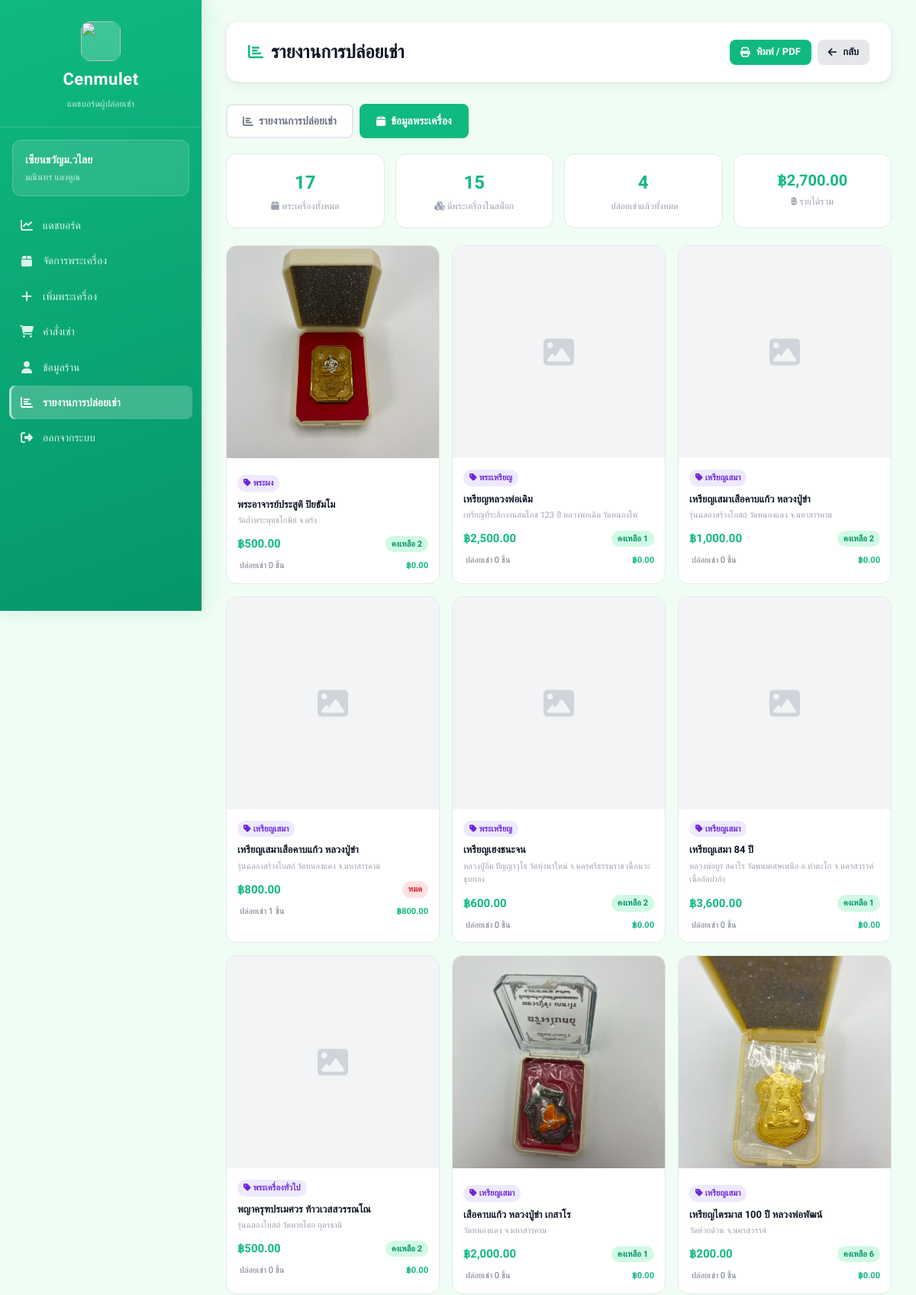
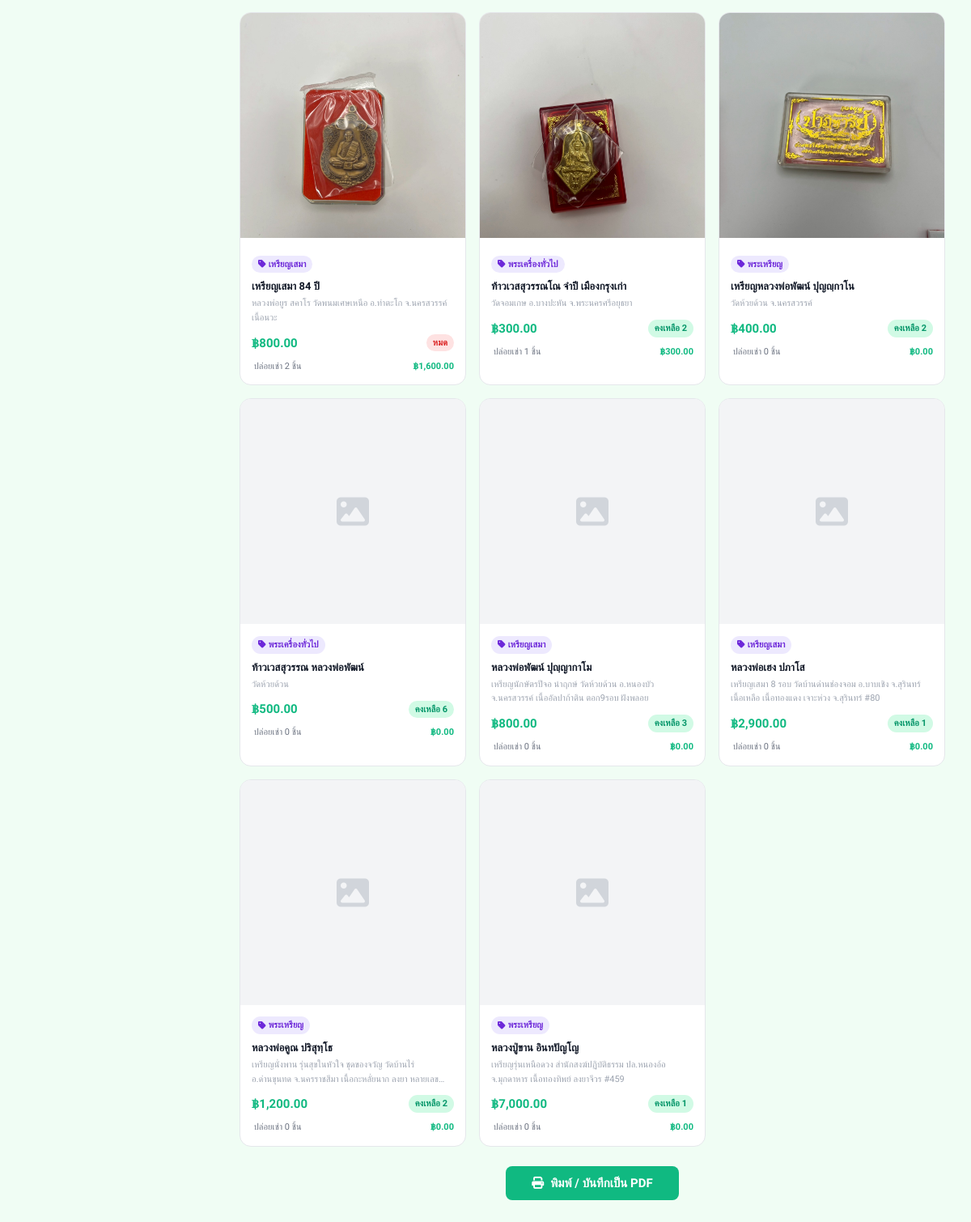
The page /views/seller/report.php?view=products (signed in) on the database its author committed (2 pictures, top to bottom).
### tables this page shows
CREATE TABLE sellers (
    id INTEGER PRIMARY KEY AUTOINCREMENT,
    fullname TEXT,
    store_name TEXT,
    username TEXT UNIQUE,
    password TEXT,
    address TEXT,
    img_store TEXT,
    tel TEXT,
    pay_contax TEXT,
    id_per TEXT,
    img_per TEXT,

    status TEXT DEFAULT 'pending',
    reject_reason TEXT,
    reviewed_at DATETIME
, pay_bank TEXT);

CREATE TABLE amulets (
    id INTEGER PRIMARY KEY AUTOINCREMENT,
    amulet_name TEXT,
    source TEXT,
    quantity INTEGER,
    price REAL,
    image TEXT,
    sellerId INTEGER,
    categoryId INTEGER, is_hidden INTEGER DEFAULT 0,
    FOREIGN KEY (sellerId) REFERENCES sellers(id),
    FOREIGN KEY (categoryId) REFERENCES categories(id)
);

### views/seller/report.php (the view, shortened to what this page needs)
<?php
require_once __DIR__ . "/../../config/db.php";
$seller_id = $_SESSION['user_id'];
$stmt = $db->prepare("SELECT id, fullname, store_name, pay_contax, address, tel FROM sellers WHERE id = :id");
$stmt->execute([':id' => $seller_id]);
$seller = $stmt->fetch(PDO::FETCH_ASSOC);
$view = $_GET['view'] ?? 'sales';
if ($view === 'products') {
    $prod_stmt = $db->prepare("
        SELECT
            a.id,
            a.amulet_name,
            a.source,
            a.price,
            a.quantity,
            c.category_name,
            COALESCE(
                (SELECT ai.image FROM amulet_images ai
                 WHERE ai.amulet_id = a.id
                 ORDER BY ai.sort_order ASC LIMIT 1),
                a.image
            ) AS main_image,
            COALESCE(SUM(oi.quantity), 0)              AS total_sold,
            COALESCE(SUM(oi.quantity * oi.price), 0)   AS revenue
        FROM amulets a
        LEFT JOIN categories c   ON a.categoryId  = c.id
        LEFT JOIN order_items oi ON a.id = oi.amulet_id
        LEFT JOIN orders o       ON oi.order_id = o.id AND o.status = 'completed'
        WHERE a.sellerId = :sid
        GROUP BY a.id
        ORDER BY a.id DESC
    ");
    $prod_stmt->execute([':sid' => $seller_id]);
    $products = $prod_stmt->fetchAll(PDO::FETCH_ASSOC);
    $total_products = count($products);
    $in_stock       = count(array_filter($products, function($p) { return $p['quantity'] > 0; }));
    $total_sold_all = array_sum(array_column($products, 'total_sold'));
    $total_revenue  = array_sum(array_column($products, 'revenue'));
}
?>
<!DOCTYPE html>
<html lang="th">
<head>
    <link rel="stylesheet" href="/public/css/dashboard.css">
    <link rel="stylesheet" href="https://cdnjs.cloudflare.com/ajax/libs/font-awesome/6.5.1/css/all.min.css">
</head>
<body>
<div class="dashboard-container">
    <aside class="sidebar">
        <div class="sidebar-header">
            <img src="/public/images/image.png" alt="">
            <h2>Cenmulet</h2>
            <p>แดชบอร์ดผู้ปล่อยเช่า</p>
        </div>
        <div class="sidebar-user">
            <h3><?php echo htmlspecialchars($seller['store_name']); ?></h3>
            <p><?php echo htmlspecialchars($seller['fullname']); ?></p>
        </div>
        <ul class="sidebar-menu">
            <li><a href="/views/seller/dashboard.php"><i class="fa-solid fa-chart-line"></i> แดชบอร์ด</a></li>
            <li><a href="/views/seller/products.php"><i class="fa-solid fa-box"></i> จัดการพระเครื่อง</a></li>
            <li><a href="/views/seller/add_product.php"><i class="fa-solid fa-plus"></i> เพิ่มพระเครื่อง</a></li>
            <li><a href="/views/seller/orders.php"><i class="fa-solid fa-shopping-cart"></i> คำสั่งเช่า</a></li>
            <li><a href="/views/seller/seller_profile.php"><i class="fa-solid fa-user"></i> ข้อมูลร้าน</a></li>
            <li><a href="/views/seller/report.php" class="active"><i class="fa-solid fa-chart-bar"></i> รายงานการปล่อยเช่า</a></li>
            <li><a href="/auth/logout.php"><i class="fa-solid fa-right-from-bracket"></i> ออกจากระบบ</a></li>
        </ul>
    </aside>
    <main class="main-content">
        <div class="top-bar no-print">
            <h1><i class="fa-solid fa-chart-bar"></i> รายงานการปล่อยเช่า</h1>
            <div style="display:flex;gap:8px">
                <button onclick="window.print()" class="btn btn-primary btn-sm">
                    <i class="fa-solid fa-print"></i> พิมพ์ / PDF
                </button>
                <a href="/views/seller/orders.php" class="btn btn-secondary btn-sm">
                    <i class="fa-solid fa-arrow-left"></i> กลับ
                </a>
            </div>
        </div>
        <div class="view-tabs no-print">
            <a href="?view=sales"
               class="view-tab <?php echo $view === 'sales' ? 'active' : ''; ?>">
                <i class="fa-solid fa-chart-bar"></i> รายงานการปล่อยเช่า
            </a>
            <a href="?view=products"
               class="view-tab <?php echo $view === 'products' ? 'active' : ''; ?>">
                <i class="fa-solid fa-box"></i> ข้อมูลพระเครื่อง
            </a>
        </div>
        <?php if ($view === 'products'): ?>
        <div class="summary-row">
            <div class="summary-box">
                <div class="s-val"><?php echo number_format($total_products); ?></div>
                <div class="s-lbl"><i class="fa-solid fa-box"></i> พระเครื่องทั้งหมด</div>
            </div>
            <div class="summary-box">
                <div class="s-val"><?php echo number_format($in_stock); ?></div>
                <div class="s-lbl"><i class="fa-solid fa-cubes"></i> มีพระเครื่องในสต็อก</div>
            </div>
            <div class="summary-box">
                <div class="s-val"><?php echo number_format($total_sold_all); ?></div>
                <div class="s-lbl"><i class="fa-solid fa-cart-check"></i> ปล่อยเช่าแล้วทั้งหมด</div>
            </div>
            <div class="summary-box">
                <div class="s-val" style="font-size:20px">฿<?php echo number_format($total_revenue, 2); ?></div>
                <div class="s-lbl"><i class="fa-solid fa-baht-sign"></i> รายได้รวม</div>
            </div>
        </div>
        <?php if (count($products) > 0): ?>
        <div class="products-grid no-print">
            <?php foreach ($products as $p): ?>
            <div class="prod-card">
                <?php if (!empty($p['main_image'])): ?>
                    <img class="prod-img"
                         src="/uploads/amulets/<?php echo htmlspecialchars($p['main_image']); ?>"
                         alt="<?php echo htmlspecialchars($p['amulet_name']); ?>"
                         onerror="this.style.display='none';this.nextElementSibling.style.display='flex'">
                    <div class="prod-img-ph" style="display:none"><i class="fa-solid fa-image"></i></div>
                <?php else: ?>
                    <div class="prod-img-ph"><i class="fa-solid fa-image"></i></div>
                <?php endif; ?>
                <div class="prod-body">
                    <?php if (!empty($p['category_name'])): ?>
                    <span class="cat-tag"><i class="fa-solid fa-tag"></i> <?php echo htmlspecialchars($p['category_name']); ?></span>
                    <?php endif; ?>
                    <div class="prod-name"><?php echo htmlspecialchars($p['amulet_name']); ?></div>
                    <div class="prod-source"><?php echo htmlspecialchars($p['source'] ?? ''); ?></div>
                    <div class="prod-meta">
                        <span class="prod-price">฿<?php echo number_format($p['price'], 2); ?></span>
                        <span class="<?php echo $p['quantity'] > 0 ? 'qty-ok' : 'qty-none'; ?>">
                            <?php echo $p['quantity'] > 0 ? 'คงเหลือ ' . number_format($p['quantity']) : 'หมด'; ?>
                        </span>
                    </div>
                    <div class="sold-info">
                        <span><i class="fa-solid fa-cart-check"></i> ปล่อยเช่า <?php echo number_format($p['total_sold']); ?> ชิ้น</span>
                        <span style="color:#10b981;font-weight:600">฿<?php echo number_format($p['revenue'], 2); ?></span>
                    </div>
                </div>
            </div>
            <?php endforeach; ?>
        </div>
        <?php endif; ?>
        <div style="text-align:center;margin-top:20px" class="no-print">
            <button onclick="window.print()" class="btn btn-primary" style="padding:12px 32px;font-size:15px">
                <i class="fa-solid fa-print"></i> พิมพ์ / บันทึกเป็น PDF
            </button>
        </div>
        <?php endif; ?>
    </main>
</div>
</body>
</html>

### public/css/dashboard.css (style rules this page uses)
:root { --primary: #10b981; --primary-dark: #059669; --primary-light: #d1fae5; --admin-primary: #6366f1; --admin-primary-dark: #4f46e5; --bg: #f0fdf4; --bg-admin: #f5f3ff; --white: #ffffff; --border: #e5e7eb; --border-light: #f3f4f6; --text-primary: #111827; --text-secondary:#6b7280; --text-muted: #9ca3af; --success: #10b981; --success-bg: #d1fae5; --warning: #f59e0b; --warning-bg: #fef3c7; --danger: #ef4444; --danger-bg: #fee2e2; --info: #3b82f6; --info-bg: #dbeafe; --sidebar-w: 264px; --radius-sm: 8px; --radius: 12px; --radius-lg: 16px; --shadow: 0 1px 3px rgba(0,0,0,.07), 0 4px 16px rgba(0,0,0,.05); --shadow-md: 0 4px 12px rgba(0,0,0,.10), 0 8px 32px rgba(0,0,0,.06); --transition: all .25s ease; }
*, *::before, *::after { margin: 0; padding: 0; box-sizing: border-box; }
html { scroll-behavior: smooth; }
body { font-family: 'Sarabun', 'Kanit', sans-serif; background: var(--bg); color: var(--text-primary); font-size: 15px; line-height: 1.6; }
.dashboard-container { display: flex; min-height: 100vh; }
.sidebar { width: var(--sidebar-w); background: linear-gradient(160deg, var(--primary) 0%, var(--primary-dark) 100%); color: #fff; padding: 0; position: fixed; top: 0; left: 0; height: 100vh; overflow-y: auto; display: flex; flex-direction: column; z-index: 100; box-shadow: 4px 0 24px rgba(16,185,129,.18); }
.sidebar-header { padding: 28px 24px 20px; border-bottom: 1px solid rgba(255,255,255,.15); display: flex; flex-direction: column; align-items: center; gap: 6px; }
.sidebar-header img { width: 52px; height: 52px; border-radius: 12px; object-fit: cover; background: rgba(255,255,255,.2); }
.sidebar-header h2 { font-size: 22px; font-weight: 700; letter-spacing: .5px; }
.sidebar-header p { font-size: 12px; opacity: .75; }
.sidebar-user { margin: 16px 16px 8px; background: rgba(255,255,255,.12); border: 1px solid rgba(255,255,255,.18); border-radius: var(--radius); padding: 14px 16px; backdrop-filter: blur(8px); }
.sidebar-user h3 { font-size: 14px; font-weight: 600; margin-bottom: 2px; }
.sidebar-user p { font-size: 12px; opacity: .75; }
.sidebar-menu { list-style: none; padding: 8px 12px; flex: 1; }
.sidebar-menu li { margin-bottom: 2px; }
.sidebar-menu a { display: flex; align-items: center; gap: 12px; padding: 11px 14px; color: rgba(255,255,255,.85); text-decoration: none; border-radius: var(--radius-sm); font-size: 14px; font-weight: 500; transition: var(--transition); position: relative; }
.sidebar-menu a i { font-size: 16px; width: 18px; text-align: center; }
.sidebar-menu a.active { background: rgba(255,255,255,.22); color: #fff; font-weight: 600; box-shadow: inset 3px 0 0 rgba(255,255,255,.6); }
.main-content { margin-left: var(--sidebar-w); flex: 1; padding: 28px 32px; min-width: 0; }
.top-bar { background: var(--white); padding: 20px 28px; border-radius: var(--radius-lg); box-shadow: var(--shadow); margin-bottom: 28px; display: flex; justify-content: space-between; align-items: center; border: 1px solid var(--border-light); }
.top-bar h1 { font-size: 24px; font-weight: 700; color: var(--text-primary); display: flex; align-items: center; gap: 10px; }
.top-bar h1 i { color: var(--primary); font-size: 20px; }
.btn { display: inline-flex; align-items: center; gap: 8px; padding: 10px 20px; border-radius: var(--radius-sm); font-size: 14px; font-weight: 600; font-family: inherit; text-decoration: none; cursor: pointer; border: none; transition: var(--transition); white-space: nowrap; }
.btn-primary { background: var(--primary); color: #fff; }
.btn-secondary { background: var(--border); color: var(--text-primary); }
.btn-sm { padding: 6px 14px; font-size: 13px; }

### rows shown on the page
sellers: store_name "เซียนขวัญม.วไลย", fullname "มณินทร แดงคูณ"
amulets: shows a picture, category_name "พระผง", amulet_name "พระอาจารย์ประสูติ ปิยธัมโม", source "วัดถ้ำพระพุทธโกษีย์ จ.ตรัง", price "500.00", quantity "2", total_sold "0", revenue "0.00"
amulets: category_name "พระเหรียญ", amulet_name "เหรียญหลวงพ่อเดิม", source "เหรียญที่ระลึกงานสมโภช 123 ปี หลวงพ่อเดิม วัดหนองโพ", price "2,500.00", quantity "1", total_sold "0", revenue "0.00"
amulets: category_name "เหรียญเสมา", amulet_name "เหรียญเสมาเสือคาบแก้ว หลวงปู่ขำ", source "รุ่นฉลองสร้างโบสถ์ วัดหนองแดง จ.มหาสารคาม", price "1,000.00", quantity "2", total_sold "0", revenue "0.00"
amulets: category_name "เหรียญเสมา", amulet_name "เหรียญเสมาเสือคาบแก้ว หลวงปู่ขำ", source "รุ่นฉลองสร้างโบสถ์ วัดหนองแดง จ.มหาสารคาม", price "800.00", quantity "หมด", total_sold "1", revenue "800.00"
amulets: category_name "พระเหรียญ", amulet_name "เหรียญเฮงชนะจน", source "หลวงปู่อิ่ม ปัญญาวุโธ วัดทุ่งนาใหม่ จ.นครศรีธรรมราช เนื้อนวะชุบทอง", price "600.00", quantity "2", total_sold "0", revenue "0.00"
amulets: category_name "เหรียญเสมา", amulet_name "เหรียญเสมา 84 ปี", source "หลวงพ่อยูร สคาโร วัดพนมเศษเหนือ อ.ท่าตะโก จ.นครสวรรค์ เนื้ออัลปาก้า", price "3,600.00", quantity "1", total_sold "0", revenue "0.00"
amulets: category_name "พระเครื่องทั่วไป", amulet_name "พญาครุฑปรเมศวร ท้าวเวสสวรรณโณ", source "รุ่นฉลองโบสถ์ วัดหายโศก อุดรธานี", price "500.00", quantity "2", total_sold "0", revenue "0.00"
amulets: shows a picture, category_name "เหรียญเสมา", amulet_name "เสือคาบแก้ว หลวงปู่ขำ เกสาโร", source "วัดหนองแดง จ.มหาสารคาม", price "2,000.00", quantity "1", total_sold "0", revenue "0.00"
amulets: shows a picture, category_name "เหรียญเสมา", amulet_name "เหรียญไตรมาส 100 ปี หลวงพ่อพัฒน์", source "วัดห้วยด้วน จ.นครสวรรค์", price "200.00", quantity "6", total_sold "0", revenue "0.00"
amulets: shows a picture, category_name "เหรียญเสมา", amulet_name "เหรียญเสมา 84 ปี", source "หลวงพ่อยูร สคาโร วัดพนมเศษเหนือ อ.ท่าตะโก จ.นครสวรรค์ เนื้อนวะ", price "800.00", quantity "หมด", total_sold "2", revenue "1,600.00"
amulets: shows a picture, category_name "พระเครื่องทั่วไป", amulet_name "ท้าวเวสสุวรรณโณ จำปี เมืองกรุงเก่า", source "วัดจอมเกษ อ.บางปะหัน จ.พระนครศรีอยุธยา", price "300.00", quantity "2", total_sold "1", revenue "300.00"
amulets: shows a picture, category_name "พระเหรียญ", amulet_name "เหรียญหลวงพ่อพัฒน์ ปุญญฺกาโน", source "วัดห้วยด้วน จ.นครสวรรค์", price "400.00", quantity "2", total_sold "0", revenue "0.00"
amulets: category_name "พระเครื่องทั่วไป", amulet_name "ท้าวเวสสุวรรณ หลวงพ่อพัฒน์", source "วัดห้วยด้วน", price "500.00", quantity "6", total_sold "0", revenue "0.00"
amulets: category_name "เหรียญเสมา", amulet_name "หลวงพ่อพัฒน์ ปุญฺญากาโม", source "เหรียญนักษัตรปีจอ นำฤกษ์ วัดห้วยด้วน อ.หนองบัว จ.นครสวรรค์ เนื้ออัลปาก้าติน ตอก9รอบ ฝังพลอย", price "800.00", quantity "3", total_sold "0", revenue "0.00"
amulets: category_name "เหรียญเสมา", amulet_name "หลวงพ่อเฮง ปภาโส", source "เหรียญเสมา 8 รอบ วัดบ้านด่านช่องจอม อ.บาบเชิง จ.สุรินทร์ เนื้อเหลือ เนื้อทองแดง เจาะห่วง จ.สุรินทร์ #80", price "2,900.00", quantity "1", total_sold "0", revenue "0.00"
amulets: category_name "พระเหรียญ", amulet_name "หลวงพ่อคูณ ปริสุทฺโธ", source "เหรียญนั่งพาน รุ่นสุขในหัวใจ ชุดของจวัญ วัดบ้านไร่ อ.ด่านขุนทด จ.นครราชสีมา เนื้อกะหลั่ยนาก ลงยา…", price "1,200.00", quantity "2", total_sold "0", revenue "0.00"
amulets: category_name "พระเหรียญ", amulet_name "หลวงปู่ขาน อินทปัญโญ", source "เหรียญรุ่นเหนือดวง สำนักสงฆ์ปฏิบัติธรรม ปล.หนองอ้อ จ.มุกดาหาร เนื้อทองทิพย์ ลงยาจีวร #459", price "7,000.00", quantity "1", total_sold "0", revenue "0.00"

### other values the page prints
$total_products "17"
$in_stock "15"
$total_sold_all "4"
$total_revenue "2,700.00"
